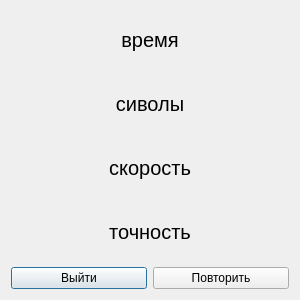
<?xml version="1.0" encoding="UTF-8"?>
<ui version="4.0">
 <class>Result</class>
 <widget class="QDialog" name="Result">
  <property name="geometry">
   <rect>
    <x>0</x>
    <y>0</y>
    <width>300</width>
    <height>300</height>
   </rect>
  </property>
  <property name="minimumSize">
   <size>
    <width>300</width>
    <height>300</height>
   </size>
  </property>
  <property name="maximumSize">
   <size>
    <width>300</width>
    <height>300</height>
   </size>
  </property>
  <property name="windowTitle">
   <string>Результат</string>
  </property>
  <layout class="QVBoxLayout" name="verticalLayout_2">
   <item>
    <widget class="QLabel" name="time">
     <property name="font">
      <font>
       <pointsize>15</pointsize>
      </font>
     </property>
     <property name="text">
      <string>время</string>
     </property>
     <property name="alignment">
      <set>Qt::AlignCenter</set>
     </property>
    </widget>
   </item>
   <item>
    <widget class="QLabel" name="count">
     <property name="font">
      <font>
       <pointsize>15</pointsize>
      </font>
     </property>
     <property name="text">
      <string>сиволы</string>
     </property>
     <property name="alignment">
      <set>Qt::AlignCenter</set>
     </property>
    </widget>
   </item>
   <item>
    <widget class="QLabel" name="speed">
     <property name="font">
      <font>
       <pointsize>15</pointsize>
      </font>
     </property>
     <property name="text">
      <string>скорость</string>
     </property>
     <property name="alignment">
      <set>Qt::AlignCenter</set>
     </property>
    </widget>
   </item>
   <item>
    <widget class="QLabel" name="accuracy">
     <property name="font">
      <font>
       <pointsize>15</pointsize>
      </font>
     </property>
     <property name="text">
      <string>точность</string>
     </property>
     <property name="alignment">
      <set>Qt::AlignCenter</set>
     </property>
    </widget>
   </item>
   <item>
    <layout class="QVBoxLayout" name="verticalLayout">
     <item>
      <layout class="QHBoxLayout" name="horizontalLayout">
       <item>
        <widget class="QPushButton" name="exit">
         <property name="text">
          <string>Выйти</string>
         </property>
         <property name="autoDefault">
          <bool>true</bool>
         </property>
        </widget>
       </item>
       <item>
        <widget class="QPushButton" name="restart">
         <property name="text">
          <string>Повторить</string>
         </property>
         <property name="autoDefault">
          <bool>false</bool>
         </property>
        </widget>
       </item>
      </layout>
     </item>
    </layout>
   </item>
  </layout>
 </widget>
 <resources/>
 <connections/>
</ui>
